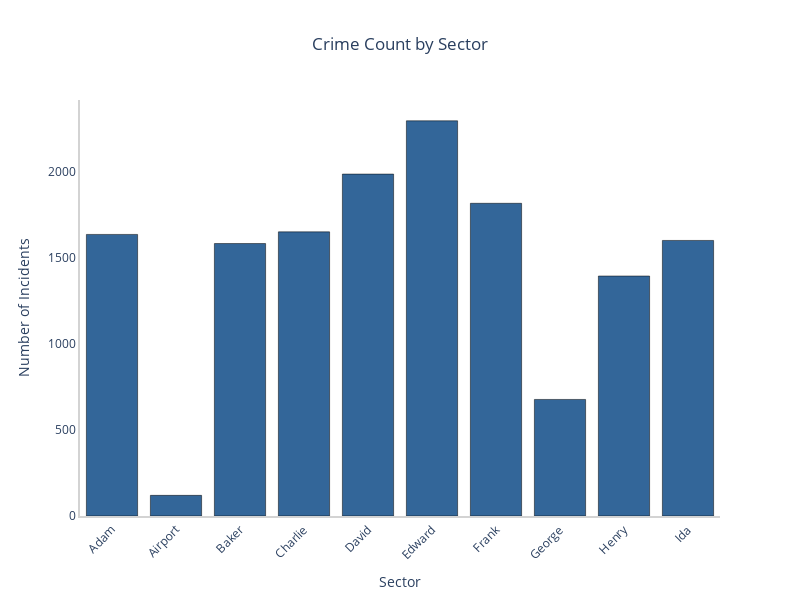

The notebook cell saved with this chart:
### Code cell
fig = go.Figure()

fig.add_trace(go.Bar(
    x=crime_by_sector.index, 
    y=crime_by_sector.values,  
    marker_color='#336699',  
    marker_line_color='black',  
    hovertemplate="Number of Incidents: %{y}<extra></extra>"
))

fig.update_layout(
    title="Crime Count by Sector",
    title_x=0.5,
    xaxis_title="Sector",
    yaxis_title="Number of Incidents",
    xaxis_tickangle=-45,  
    plot_bgcolor="white", 
    height=600, 
    width=800,
    xaxis=dict(
        showgrid=False,  
        zeroline=False,  
        showline=True,  
        linewidth=2,  
        linecolor='lightgrey'  
    ),
    yaxis=dict(
        showgrid=False,  
        zeroline=True,  
        showline=True, 
        linewidth=2,
        linecolor='lightgrey' 
    )
)

fig.show()

### Figure 1 — Plotly figure (JSON) as saved in the notebook; plotly's stock layout.template omitted (floating-point values rounded to 4 significant figures)
{"data": [{"hovertemplate": "Number of Incidents: %{y}<extra></extra>", "marker": {"color": "#336699", "line": {"color": "black"}}, "type": "bar", "x": ["Adam", "Airport", "Baker", "Charlie", "David", "Edward", "Frank", "George", "Henry", "Ida"], "y": [1638, 120, 1585, 1653, 1989, 2299, 1819, 678, 1396, 1603]}], "layout": {"height": 600, "plot_bgcolor": "white", "title": {"text": "Crime Count by Sector", "x": 0.5}, "width": 800, "xaxis": {"autorange": true, "linecolor": "lightgrey", "linewidth": 2, "range": [-0.5, 9.5], "showgrid": false, "showline": true, "tickangle": -45, "title": {"text": "Sector"}, "type": "category", "zeroline": false}, "yaxis": {"autorange": true, "linecolor": "lightgrey", "linewidth": 2, "range": [0, 2420], "showgrid": false, "showline": true, "title": {"text": "Number of Incidents"}, "type": "linear", "zeroline": true}}}
